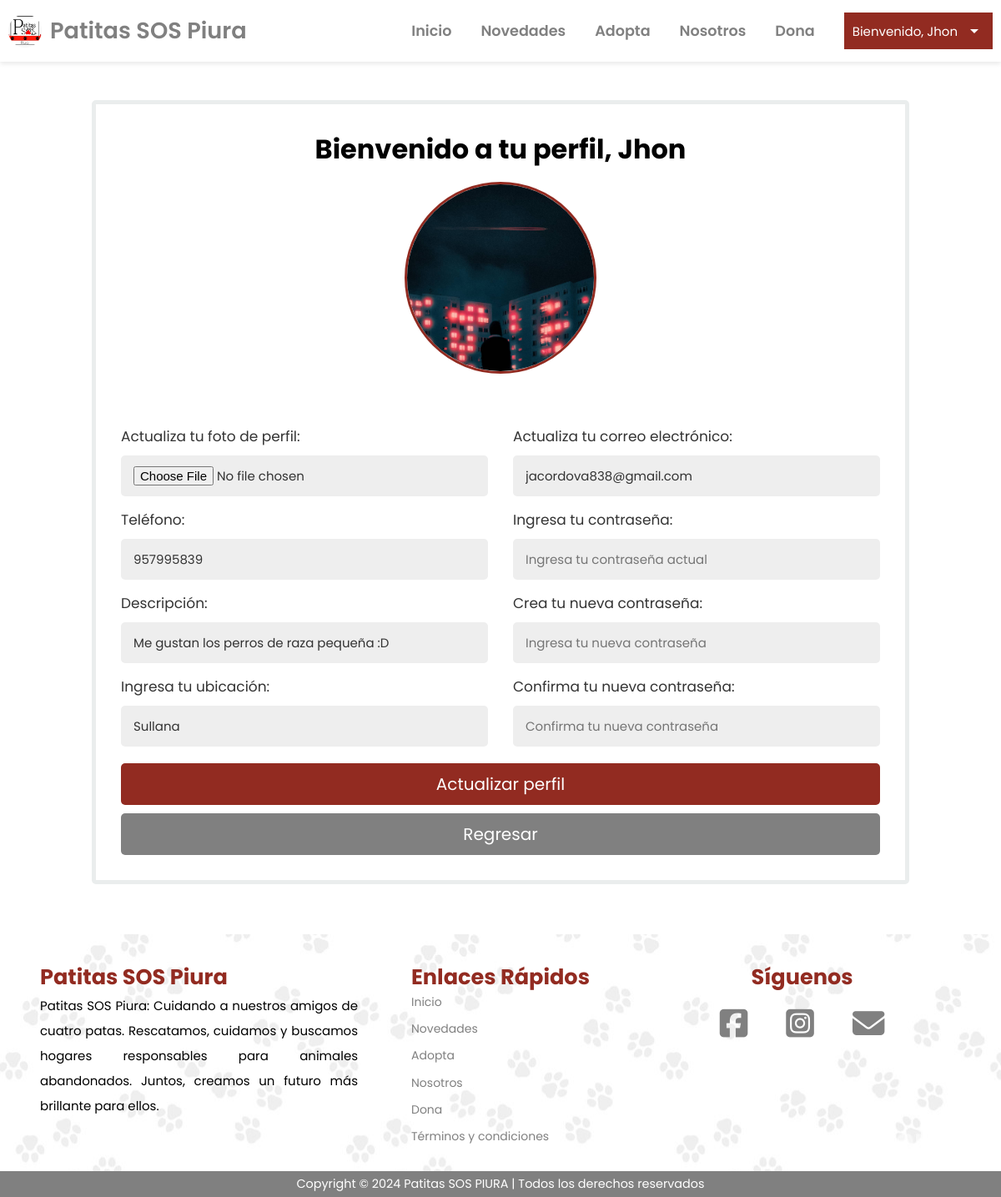
Page /view/perfil.php (signed in) on the committed database.
### tables this page shows
CREATE TABLE `usuario` (
  `id_usuario` int(11) NOT NULL,
  `nombres` varchar(30) NOT NULL,
  `apellidos` varchar(30) NOT NULL,
  `image` varchar(600) DEFAULT NULL,
  `email` varchar(50) NOT NULL,
  `password` varchar(100) NOT NULL,
  `edad` date NOT NULL,
  `telefono` varchar(20) NOT NULL,
  `ubicacion` varchar(100) NOT NULL,
  `descripcion` varchar(400) NOT NULL,
  `id_rol` int(11) NOT NULL
);

### view/perfil.php (the view, shortened to what this page needs)
<?php
include '../dataAccess/bd.php';
$user_id = $_SESSION['idUser'];
$user_name = $_SESSION['nombreUser'];
?>
<!DOCTYPE html>
<html lang="es">
<head>
   <link rel="stylesheet" href="../assets/estilos/perfil.css">
</head>
<header>
   <nav class="navbar">
      <a href="../index.php" class="logo">
         <img src="../assets/img/logo.jpg" alt="logo">
         <h2>Patitas SOS Piura</h2>
      </a>
      <ul class="links">
         <li><a href="../index.php">Inicio</a></li>
         <li><a href="../view/novedades.php">Novedades</a></li>
         <li><a href="../view/adopta.php">Adopta</a></li>
         <li><a href="../view/nosotros.php">Nosotros</a></li>
         <li><a href="../view/dona.php">Dona</a></li>
         <?php
         if (isset($_SESSION['nombreUser'])) {
            echo '<li class="dropdown">
            <button class="dropbtn">Bienvenido, ' . $_SESSION['nombreUser'] . '<span class="material-icons">arrow_drop_down</span></button>
            <div class="dropdown-content">
                <a href="../view/perfil.php" style="font-size: 16px;">Ver perfil</a>';
            echo '<a href="../dataAccess/cerrar_sesion.php" style="font-size: 16px;">Cerrar sesión</a>
            </div>
          </li>';
         }
         ?>
      </ul>
   </nav>
</header>
   <?php
   include ("login.php");
   ?>
<body>
   <div class="update-profile">
      <?php
      $select = mysqli_query($conn, "SELECT * FROM `usuario` WHERE id_usuario = '$user_id'") or die('query failed');
      if (mysqli_num_rows($select) > 0) {
         $fetch = mysqli_fetch_assoc($select);
      }
      ?>
      <form action="" method="post" enctype="multipart/form-data">
         <h1 class="perfil-tittle">Bienvenido a tu perfil, <?php echo $user_name; ?></h1>
         <?php
         if ($fetch['image'] == '') {
            echo '<img src="../assets/img/default-avatar.png">';
         } else {
            echo '<img src="../assets/img/uploaded_img/' . $fetch['image'] . '">';
         }
         ?>
         <div class="flex">
            <div class="inputBox">
               <span>Actualiza tu foto de perfil:</span>
               <input type="file" name="update_image" accept="image/jpg, image/jpeg, image/png" class="box">
               <span>Teléfono:</span>
               <input type="text" name="update_telefono" placeholder="Ingresa tu número telefónico"
                  value="<?php echo $fetch['telefono']; ?>" class="box">
               <span>Descripción:</span>
               <input type="text" name="update_descrip" placeholder="Cuentanos sobre ti"
                  value="<?php echo $fetch['descripcion']; ?>" class="box">
               <span>Ingresa tu ubicación:</span>
               <input type="text" name="update_ubi" placeholder="Ingresa tu ubicación"
                  value="<?php echo $fetch['ubicacion']; ?>" class="box">
            </div>
            <div class="inputBox">
               <span>Actualiza tu correo electrónico:</span>
               <input type="email" name="update_email" value="<?php echo $fetch['email']; ?>" class="box">
               <span>Ingresa tu contraseña:</span>
               <input type="password" name="update_pass" placeholder="Ingresa tu contraseña actual" class="box">
               <span>Crea tu nueva contraseña:</span>
               <input type="password" name="new_pass" placeholder="Ingresa tu nueva contraseña" class="box">
               <span>Confirma tu nueva contraseña:</span>
               <input type="password" name="confirm_pass" placeholder="Confirma tu nueva contraseña" class="box">
            </div>
         </div>
         <input type="submit" value="Actualizar perfil" name="update_profile" class="btn">
         <a href="../index.php" class="delete-btn">Regresar</a>
      </form>
   </div>
   <?php
   include ("footer.php");
   ?>
</body>
</html>

### assets/estilos/perfil.css (style rules this page uses)
* { margin: 0; padding: 0; box-sizing: border-box; font-family: "Poppins", sans-serif; }
header { position: fixed; width: 100%; top: 0; left: 0; z-index: 10; padding: 0 10px; background-color: white; box-shadow: 0 2px 6px rgba(0, 0, 0, 0.1); }
.navbar { display: flex; padding: 15px 0; align-items: center; max-width: 1200px; margin: 0 auto; justify-content: space-between; }
.navbar .logo { gap: 10px; display: flex; align-items: center; text-decoration: none; }
.navbar .logo img { width: 40px; border-radius: 50%; }
.navbar .logo h2 { color: gray; font-weight: 600; font-size: 1.7rem; }
.navbar .links { display: flex; gap: 35px; list-style: none; align-items: center; }
.navbar .links a { color: gray; font-size: 1.1rem; font-weight: 600; text-decoration: none; transition: 0.1s ease; }
.dropdown { position: relative; display: inline-block; }
.dropbtn { display: flex; align-items: center; cursor: pointer; background-color: #922b21; color: white; padding: 10px; border: none; font-size: 15px; width: 100%; }
.material-icons { margin-left: 8px; }
:root { --dark-red: gray; --black: #333; --light-bg: #eee; --box-shadow: 0 5px 10px rgba(0, 0, 0, 0.1); }
* { font-family: "Poppins", sans-serif; margin: 0; padding: 0; box-sizing: border-box; outline: none; border: none; text-decoration: none; }
.btn, .delete-btn { width: 100%; border-radius: 5px; padding: 10px 30px; color: white; display: block; text-align: center; cursor: pointer; font-size: 20px; margin-top: 10px; }
.btn { background-color: #922b21; transition: background-color 0.3s ease; }
.delete-btn { background-color: gray; transition: background-color 0.3s ease; }
.perfil-tittle { margin-bottom: 15px; }
.update-profile { min-height: 100vh; background-color: white; display: flex; align-items: center; justify-content: center; padding: 20px; margin-top: 100px; margin-bottom: 40px; }
.update-profile form { padding: 30px; background-color: white; text-align: center; width: 980px; border-radius: 5px; box-shadow: none; border: 5px solid #EAEDED ; transition: box-shadow 0.3s ease, border-color 0.3s ease; }
.update-profile form img { height: 230px; width: 230px; border-radius: 50%; object-fit: cover; margin-bottom: 40px; border: 3px solid #922b21; }
.update-profile form .flex { display: flex; justify-content: space-between; margin-bottom: 20px; gap: 30px; }
.update-profile form .flex .inputBox { width: 49%; }
.update-profile form .flex .inputBox span { text-align: left; display: block; margin-top: 15px; font-size: 17px; color: var(--black); }
.update-profile form .flex .inputBox .box { width: 100%; border-radius: 5px; background-color: var(--light-bg); padding: 12px 14px; font-size: 15px; color: var(--black); margin-top: 10px; border: 1px solid transparent; transition: border-color 0.3s; }

### rows in the picture
usuario: image (picture), update_telefono "957995839", update_descrip "Me gustan los perros de raza pequeña :D", update_ubi "Sullana", update_email "jacordova838@gmail.com"

### other values in the picture
$_SESSION['nombreUser'] "Jhon"
$user_name "Jhon"
